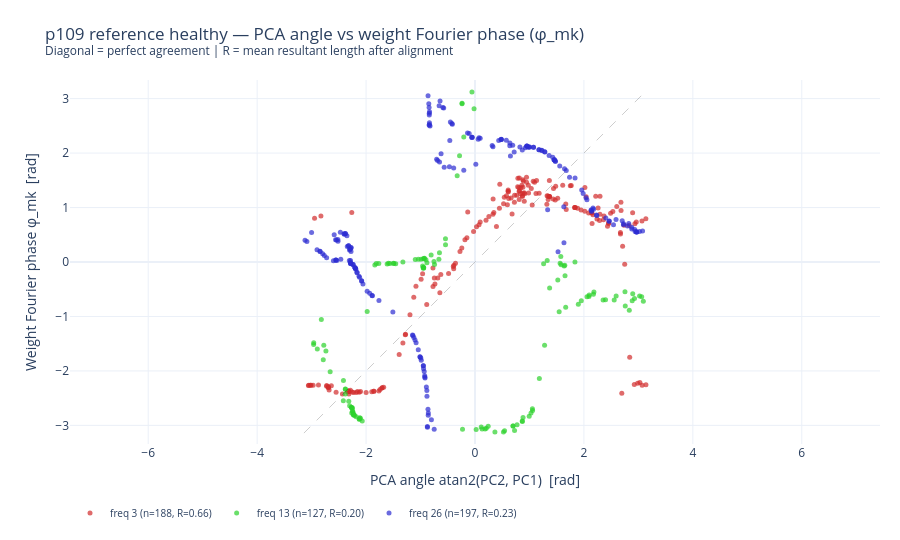
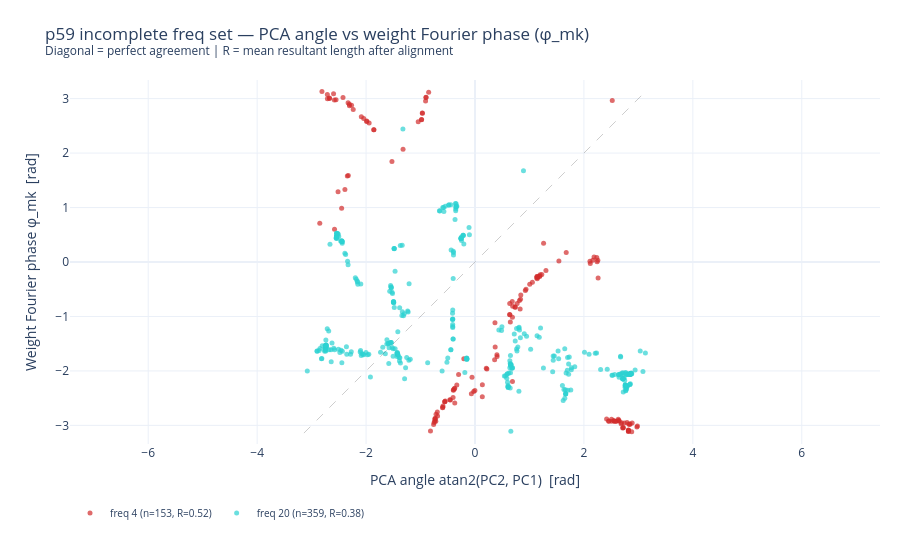
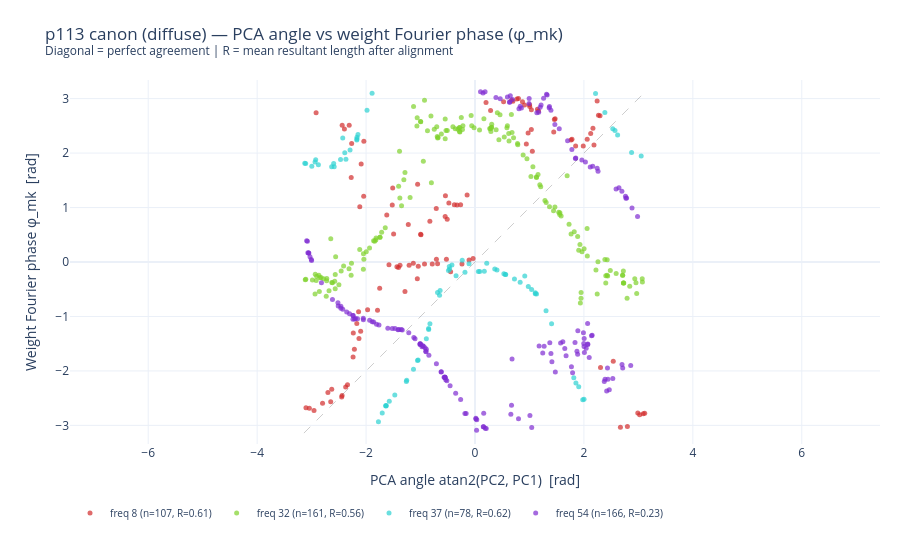
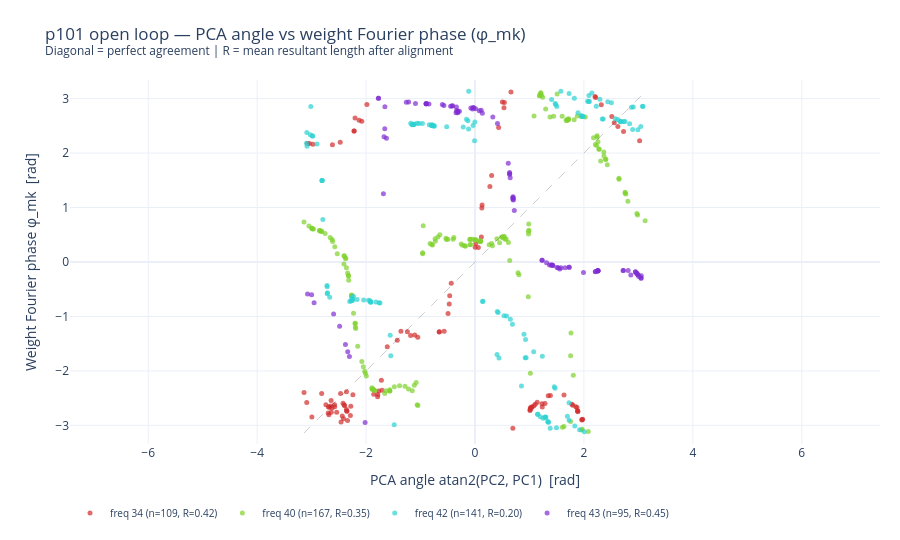

The cell these charts' notebook holds for them, in order:
### Markdown cell above
## Core comparison: PCA angle vs weight Fourier phase

For each frequency group: scatter of PCA angle (x) vs weight Fourier phase φ_mk (y).

A diagonal relationship (with possible rotation) → the two measurements agree.
Random scatter → the ring in W_in space is not aligned with the Fourier basis.

### Code cell
def render_phase_scatter(phases, label, min_weight_mag=0.0):
    """Scatter plot: PCA angle vs weight Fourier phase, all groups in one figure.

    Args:
        phases:         list of group-phase dicts from extract_group_phases
        label:          model label for title
        min_weight_mag: threshold on alpha_mk for including a neuron (filters
                        neurons with weak frequency sensitivity)
    """
    import colorsys

    n_groups = len(phases)
    fig = go.Figure()

    summary_rows = []

    for g_idx, gp in enumerate(phases):
        mask = gp["weight_mag"] >= min_weight_mag
        if mask.sum() < 2:
            continue

        pca_a = gp["pca_angle"][mask]
        wt_a = gp["weight_phase"][mask]

        delta, residuals, R = angular_residual_stats(pca_a, wt_a)
        summary_rows.append((gp["freq"], len(gp["members"]), mask.sum(), R, np.degrees(delta)))

        hue = g_idx / max(n_groups, 1)
        r, g, b = colorsys.hls_to_rgb(hue, 0.5, 0.65)
        color = f"rgba({int(r*255)},{int(g*255)},{int(b*255)},0.7)"

        fig.add_trace(go.Scatter(
            x=pca_a.tolist(),
            y=wt_a.tolist(),
            mode="markers",
            name=f"freq {gp['freq']} (n={mask.sum()}, R={R:.2f})",
            marker=dict(color=color, size=5),
            hovertemplate="PCA angle=%{x:.3f}<br>φ_mk=%{y:.3f}<extra></extra>",
        ))

    # Diagonal reference
    fig.add_trace(go.Scatter(
        x=[-np.pi, np.pi],
        y=[-np.pi, np.pi],
        mode="lines",
        line=dict(color="rgba(0,0,0,0.2)", width=1, dash="dash"),
        showlegend=False,
        hoverinfo="skip",
    ))

    fig.update_layout(
        title=f"{label} — PCA angle vs weight Fourier phase (φ_mk)<br>"
              "<sup>Diagonal = perfect agreement | R = mean resultant length after alignment</sup>",
        xaxis_title="PCA angle atan2(PC2, PC1)  [rad]",
        yaxis_title="Weight Fourier phase φ_mk  [rad]",
        xaxis=dict(range=[-np.pi - 0.2, np.pi + 0.2]),
        yaxis=dict(range=[-np.pi - 0.2, np.pi + 0.2], scaleanchor="x"),
        template="plotly_white",
        height=540,
        margin=dict(l=70, r=20, t=80, b=60),
        legend=dict(orientation="h", y=-0.15, font=dict(size=10)),
    )

    # Print summary
    print(f"\n{label}")
    print(f"  {'freq':>5}  {'n_grp':>6}  {'n_used':>6}  {'R':>6}  {'δ(deg)':>8}")
    for row in summary_rows:
        print(f"  {row[0]:>5}  {row[1]:>6}  {row[2]:>6}  {row[3]:>6.3f}  {row[4]:>8.1f}")

    return fig


for prime, seed, data_seed, label in MODELS:
    v = family.get_variant(prime=prime, seed=seed, data_seed=data_seed)
    data = load_phase_data(v)
    phases = [extract_group_phases(data, g) for g in range(len(data["group_freqs"]))]
    fig = render_phase_scatter(phases, label)
    fig.show()
    tag = f"p{prime}_s{seed}_ds{data_seed}"
    fig.write_image(str(EXPORT_DIR / f"{tag}_pca_vs_weight_phase.png"))

### Figure 1 — Plotly figure (JSON) as saved in the notebook; plotly's stock layout.template omitted (floating-point values rounded to 4 significant figures; data arrays with more than 128 entries replaced by an {"elided": "..."} marker saying what was removed)
{"data": [{"hovertemplate": "PCA angle=%{x:.3f}<br>φ_mk=%{y:.3f}<extra></extra>", "marker": {"color": "rgba(210,44,44,0.7)", "size": 5}, "mode": "markers", "name": "freq 3 (n=188, R=0.66)", "type": "scatter", "x": {"elided": "188 float values"}, "y": {"elided": "188 float values"}}, {"hovertemplate": "PCA angle=%{x:.3f}<br>φ_mk=%{y:.3f}<extra></extra>", "marker": {"color": "rgba(44,210,44,0.7)", "size": 5}, "mode": "markers", "name": "freq 13 (n=127, R=0.20)", "type": "scatter", "x": [0.1142, -0.8053, -2.38, 0.1853, -0.9297, -2.896, -2.269, -0.3272, -0.2063, -2.238, -0.2837, -1.589, -1.613, 1.182, -2.38, 3.022, -0.9503, -2.786, -0.5412, -2.25, 0.3657, 0.6985, 2.184, -0.9911, 1.053, -0.2295, -1.839, 2.754, 2.056, -1.04, 0.7264, -1.496, -0.9471, -0.9422, 1.637, 1.665, 0.2071, 2.886, 2.352, -2.18, 0.995, -2.244, -2.22, -2.255, 2.092, 0.6975, -0.9491, 1.835, -0.6629, -2.125, -2.737, 1.952, 1.057, -2.318, 1.26, 1.653, -2.963, 1.897, 2.833, 0.8679, 1.545, 0.8823, 1.581, -1.097, -2.659, 1.52, -2.416, -2.961, 0.13, -2.234, -0.9617, 3.091, 1.325, -0.9426, 2.759, -2.124, 3.061, -0.743, 2.174, -2.417, -0.01718, 1.37, 2.556, 0.8694, -0.2375, 1.278, -0.8825, -2.07, -1.813, 0.2422, -0.9316, -0.9005, 2.592, -0.7529, 0.5432, 0.5223, -2.104, -2.271, 1.029, -2.38, -1.324, 2.896, 1.649, -2.263, -0.05576, 1.575, -0.238, -2.253, -2.821, -1.562, 2.397, -1.766, -1.456, -2.302, 0.02145, 0.7723, -0.5421, 1.563, -2.212, -1.491, 2.097, 2.928, -2.116, -2.233, -0.6527, -1.98, -2.776], "y": [-3.027, 0.1287, -2.331, -3.066, 0.06801, -1.597, -2.672, 1.586, 2.296, -2.771, 1.952, -0.02297, -0.0371, -2.14, -2.422, -0.6244, 0.06053, -1.795, 0.3149, -2.739, -3.123, -3.011, -0.5522, 0.05059, -2.695, -3.069, -0.05487, -0.5459, -0.6378, 0.05243, -3.092, -0.02249, -0.09499, -0.1088, -0.07475, -0.8289, -3.051, -0.7118, -0.6958, -2.841, -2.83, -2.747, -2.804, -2.678, -0.6332, -3.011, -0.1135, 0.00221, 0.05207, -2.886, -1.636, -0.7119, -2.725, -2.555, -0.03367, -0.2507, -1.514, -0.7759, -0.8838, -2.921, -0.9142, -2.853, -0.0492, 0.04642, -2.015, -0.3286, -2.175, -1.481, -3.066, -2.802, -0.0719, -0.7225, 0.0266, -0.09975, -0.8089, -2.881, -0.6374, -0.04421, -0.5922, -2.549, 2.815, -0.4779, -0.6961, -2.926, 2.916, -1.53, -0.01372, -2.918, -0.02536, -3.016, 0.06645, 0.04145, -0.6231, 0.009958, -3.096, -3.12, -2.87, -2.666, -2.773, -2.337, 0.0008357, -0.5816, -0.05813, -2.774, 3.12, 0.1013, 2.904, -2.683, -1.055, -0.02814, -0.6919, -0.02652, -0.03004, -2.638, -3.076, -2.987, 0.4274, -0.0228, -2.824, -0.02649, -0.6057, -0.6682, -2.859, -2.805, 0.1699, -0.9098, -1.528]}, {"hovertemplate": "PCA angle=%{x:.3f}<br>φ_mk=%{y:.3f}<extra></extra>", "marker": {"color": "rgba(44,44,210,0.7)", "size": 5}, "mode": "markers", "name": "freq 26 (n=197, R=0.23)", "type": "scatter", "x": {"elided": "197 float values"}, "y": {"elided": "197 float values"}}, {"hoverinfo": "skip", "line": {"color": "rgba(0,0,0,0.2)", "dash": "dash", "width": 1}, "mode": "lines", "showlegend": false, "type": "scatter", "x": [-3.142, 3.142], "y": [-3.142, 3.142]}], "layout": {"height": 540, "legend": {"font": {"size": 10}, "orientation": "h", "y": -0.15}, "margin": {"b": 60, "l": 70, "r": 20, "t": 80}, "title": {"text": "p109 reference healthy — PCA angle vs weight Fourier phase (φ_mk)<br><sup>Diagonal = perfect agreement | R = mean resultant length after alignment</sup>"}, "xaxis": {"range": [-3.342, 3.342], "title": {"text": "PCA angle atan2(PC2, PC1)  [rad]"}}, "yaxis": {"range": [-3.342, 3.342], "scaleanchor": "x", "title": {"text": "Weight Fourier phase φ_mk  [rad]"}}}}

### Figure 2 — Plotly figure (JSON) as saved in the notebook; plotly's stock layout.template omitted (floating-point values rounded to 4 significant figures; data arrays with more than 128 entries replaced by an {"elided": "..."} marker saying what was removed)
{"data": [{"hovertemplate": "PCA angle=%{x:.3f}<br>φ_mk=%{y:.3f}<extra></extra>", "marker": {"color": "rgba(210,44,44,0.7)", "size": 5}, "mode": "markers", "name": "freq 4 (n=153, R=0.52)", "type": "scatter", "x": {"elided": "153 float values"}, "y": {"elided": "153 float values"}}, {"hovertemplate": "PCA angle=%{x:.3f}<br>φ_mk=%{y:.3f}<extra></extra>", "marker": {"color": "rgba(44,210,210,0.7)", "size": 5}, "mode": "markers", "name": "freq 20 (n=359, R=0.38)", "type": "scatter", "x": {"elided": "359 float values"}, "y": {"elided": "359 float values"}}, {"hoverinfo": "skip", "line": {"color": "rgba(0,0,0,0.2)", "dash": "dash", "width": 1}, "mode": "lines", "showlegend": false, "type": "scatter", "x": [-3.142, 3.142], "y": [-3.142, 3.142]}], "layout": {"height": 540, "legend": {"font": {"size": 10}, "orientation": "h", "y": -0.15}, "margin": {"b": 60, "l": 70, "r": 20, "t": 80}, "title": {"text": "p59 incomplete freq set — PCA angle vs weight Fourier phase (φ_mk)<br><sup>Diagonal = perfect agreement | R = mean resultant length after alignment</sup>"}, "xaxis": {"range": [-3.342, 3.342], "title": {"text": "PCA angle atan2(PC2, PC1)  [rad]"}}, "yaxis": {"range": [-3.342, 3.342], "scaleanchor": "x", "title": {"text": "Weight Fourier phase φ_mk  [rad]"}}}}

### Figure 3 — Plotly figure (JSON) as saved in the notebook; plotly's stock layout.template omitted (floating-point values rounded to 4 significant figures; data arrays with more than 128 entries replaced by an {"elided": "..."} marker saying what was removed)
{"data": [{"hovertemplate": "PCA angle=%{x:.3f}<br>φ_mk=%{y:.3f}<extra></extra>", "marker": {"color": "rgba(210,44,44,0.7)", "size": 5}, "mode": "markers", "name": "freq 8 (n=107, R=0.61)", "type": "scatter", "x": [-3.104, -1.511, 1.848, -0.1085, -0.5248, 2.166, -1.053, -0.1447, -1.133, -2.115, -1.377, -2.09, 0.9097, 1.445, -1.62, 1.002, 0.2024, -0.33, 0.6953, 1.764, -2.398, -0.9918, -2.041, -2.7, -0.8287, 2.124, -0.5428, 2.67, -2.137, -2.956, -0.5103, 0.9749, 2.184, -0.9267, -2.17, 1.034, -1.494, -1.404, -1.79, -0.4477, -2.799, 1.147, 2.296, -0.03515, 0.6695, -2.044, 1.005, 2.06, -0.548, 1.458, -2.341, -2.63, 1.987, -2.239, -2.649, 0.7976, 2.798, 1.035, 0.8716, 3.116, -1.286, -0.9988, -2.44, 0.5248, -1.225, -0.264, -2.439, -2.13, -0.6869, -2.31, -2.273, -2.918, 0.9424, 1.167, -2.215, 2.267, 1.781, 2.304, -1.21, -2.375, -0.3796, -1.434, 2.989, -1.579, -2.234, -1.972, -1.059, -0.7112, 1.053, -2.099, 3.088, -0.7845, 2.539, -3.041, -1.75, 0.7688, -0.48, -0.7084, -1.041, 0.2863, -1.519, 1.471, -2.448, 3.023, -0.2389, 2.242, -2.265], "y": [-2.674, 1.357, 2.128, 0.03464, 0.05079, 2.455, 1.43, 1.231, -0.02398, 1.016, -0.06145, 1.801, 2.882, 2.385, 0.8627, 2.886, 2.93, 1.047, 2.952, 2.241, 2.441, 0.5018, 2.216, -2.394, 0.7484, 2.36, 1.217, -3.033, -0.9113, -2.727, 0.7837, 2.371, 2.148, -0.03841, -1.128, 2.43, 0.5128, -0.1028, -0.8872, -0.1792, -2.594, 2.804, 2.683, 0.06458, 2.97, 1.208, 2.854, 2.254, 0.8373, 2.614, -2.255, -2.334, 2.131, -1.745, -2.567, 3.001, -3.021, 2.794, 2.942, -2.776, -0.5395, 0.5108, -2.45, 2.942, 0.6897, 1.05, 2.509, -1.402, -0.03359, 2.512, 1.552, 2.739, 2.167, 2.771, -1.603, 2.696, 2.255, -1.937, -0.05838, -2.297, 1.05, -0.08547, -2.773, -0.0488, -1.303, -0.8785, -0.3077, 0.9821, 2.033, -1.27, -2.786, -0.03773, -1.823, -2.686, -0.4827, 2.992, 1.082, 0.04968, -0.07604, 2.779, 1.047, 2.63, -2.477, -2.806, -0.03856, 2.958, 2.176]}, {"hovertemplate": "PCA angle=%{x:.3f}<br>φ_mk=%{y:.3f}<extra></extra>", "marker": {"color": "rgba(127,210,44,0.7)", "size": 5}, "mode": "markers", "name": "freq 32 (n=161, R=0.56)", "type": "scatter", "x": {"elided": "161 float values"}, "y": {"elided": "161 float values"}}, {"hovertemplate": "PCA angle=%{x:.3f}<br>φ_mk=%{y:.3f}<extra></extra>", "marker": {"color": "rgba(44,210,210,0.7)", "size": 5}, "mode": "markers", "name": "freq 37 (n=78, R=0.62)", "type": "scatter", "x": [0.3629, -0.1097, -1.055, -2.876, -2.632, -0.3477, 2.619, 1.305, 2.57, -2.586, 1.406, -1.254, 0.5638, -2.925, 2.384, -0.8495, -1.89, 2.53, -0.6882, 1.039, 1.853, -1.631, -1.129, 1.814, -1.773, -0.4235, 2.213, 3.051, 0.9787, 0.5563, -1.634, 1.107, 1.904, -2.595, -2.37, -2.148, -0.6406, -2.937, 0.08675, -2.996, -0.2344, -2.428, 0.4034, -1.982, -3.109, 1.107, -0.651, 0.5302, 0.2155, -1.574, -1.703, 0.171, -2.294, -1.473, 0.7246, -1.641, 0.8289, -2.391, -0.8937, -0.4655, -0.4873, 1.978, -0.8276, -2.469, -0.8525, 2.002, -0.4718, -2.17, 1.129, -0.1841, -1.261, 2.875, -2.166, 0.06175, 0.9135, -3.125, -1.044, -2.168], "y": [-0.1281, -0.03196, -1.808, 1.786, 1.749, -0.2517, 2.333, -0.8952, 2.415, 1.75, -1.135, -2.17, -0.2282, 1.877, 2.745, -1.241, 3.098, 2.447, -0.5617, -0.5042, -2.224, -2.633, -1.969, -2.126, -2.932, -0.05479, 3.095, 1.944, -0.4511, -0.2306, -2.642, -0.5655, -2.291, 1.809, 1.887, 2.342, -0.5239, 1.836, -0.1764, 1.757, 0.03182, 2.277, -0.1475, 2.787, 1.808, -0.5819, -0.6123, -0.2149, -0.02337, -2.557, -2.771, -0.1697, 2.055, -2.441, -0.3114, -2.637, -0.3717, 2.004, -1.411, -0.1269, -0.155, -2.528, -1.132, 1.881, -1.219, -2.519, -0.08249, 2.241, -0.5885, -0.1863, -2.195, 2.012, 2.291, -0.1746, -0.2559, 1.814, -1.798, 2.26]}, {"hovertemplate": "PCA angle=%{x:.3f}<br>φ_mk=%{y:.3f}<extra></extra>", "marker": {"color": "rgba(127,44,210,0.7)", "size": 5}, "mode": "markers", "name": "freq 54 (n=166, R=0.23)", "type": "scatter", "x": {"elided": "166 float values"}, "y": {"elided": "166 float values"}}, {"hoverinfo": "skip", "line": {"color": "rgba(0,0,0,0.2)", "dash": "dash", "width": 1}, "mode": "lines", "showlegend": false, "type": "scatter", "x": [-3.142, 3.142], "y": [-3.142, 3.142]}], "layout": {"height": 540, "legend": {"font": {"size": 10}, "orientation": "h", "y": -0.15}, "margin": {"b": 60, "l": 70, "r": 20, "t": 80}, "title": {"text": "p113 canon (diffuse) — PCA angle vs weight Fourier phase (φ_mk)<br><sup>Diagonal = perfect agreement | R = mean resultant length after alignment</sup>"}, "xaxis": {"range": [-3.342, 3.342], "title": {"text": "PCA angle atan2(PC2, PC1)  [rad]"}}, "yaxis": {"range": [-3.342, 3.342], "scaleanchor": "x", "title": {"text": "Weight Fourier phase φ_mk  [rad]"}}}}

### Figure 4 — Plotly figure (JSON) as saved in the notebook; plotly's stock layout.template omitted (floating-point values rounded to 4 significant figures; data arrays with more than 128 entries replaced by an {"elided": "..."} marker saying what was removed)
{"data": [{"hovertemplate": "PCA angle=%{x:.3f}<br>φ_mk=%{y:.3f}<extra></extra>", "marker": {"color": "rgba(210,44,44,0.7)", "size": 5}, "mode": "markers", "name": "freq 34 (n=109, R=0.42)", "type": "scatter", "x": [-1.719, 1.977, 1.886, 1.23, -1.051, -2.288, -2.576, 3.022, -2.403, -2.618, 0.4338, 2.512, -2.437, 1.017, -2.36, 1.016, 2.319, 1.047, -3.139, 1.385, -1.788, -2.468, 0.6947, 0.5028, 1.107, -1.241, -2.683, 1.884, -2.219, 0.1307, 1.009, -2.642, -0.6565, 1.235, -0.6562, 1.142, 0.5393, 0.3054, 0.2735, 2.203, -2.695, 1.039, -2.361, -0.4732, -2.815, -2.975, -2.351, -2.579, -2.995, 1.779, -2.738, -1.985, -1.36, 0.003464, 1.081, 1.013, -1.107, -0.5665, -2.392, -1.785, -0.495, -1.611, -2.539, -2.28, 0.06103, 0.1168, -2.639, -1.707, 1.853, 1.963, -2.671, 2.727, -2.355, 0.6601, -2.34, -2.459, -3.04, -2.475, 1.963, -0.4646, 2.216, 0.01415, 1.887, 2.557, -2.625, 2.623, -2.221, -3.089, -2.079, -2.128, 1.286, -1.768, -1.182, -2.422, 1.635, 1.794, -1.859, 1.345, -1.427, 1.872, -2.414, -0.4363, -2.653, -3.077, -2.242, 0.532, -2.202, 0.1253, -2.692], "y": [-2.17, -2.887, -2.741, -2.605, -1.38, -2.819, -2.659, 2.225, -2.628, 2.151, 2.47, 2.673, -2.83, -2.678, -2.381, -2.696, 2.886, -2.666, -2.397, -2.449, -2.472, -2.412, -3.052, 2.936, -2.614, -1.283, -2.806, -2.731, 2.405, 1.048, -2.726, -2.542, -1.285, -2.663, -1.281, -2.575, 2.927, 1.587, 1.386, 3.039, -2.773, -2.665, -2.709, -0.769, -2.412, 2.163, -2.74, -2.621, -2.845, -2.612, -2.621, 2.892, -1.27, 0.2708, -2.639, -2.712, -1.339, -1.272, -2.64, -2.432, -0.9457, -1.557, -2.757, -2.649, 0.2662, 0.461, -2.759, -2.356, -2.659, -2.892, -2.668, 2.396, -2.735, 3.123, -2.912, -2.938, 2.175, 2.198, -2.901, -0.621, 3.02, 0.3407, -2.743, 2.555, -2.681, 2.49, 2.404, -2.581, 2.586, 2.605, -2.598, -2.371, -1.348, -2.592, -2.444, -2.628, -2.427, -2.457, -1.435, -2.674, -2.878, -0.3882, -2.644, 2.178, -2.438, 2.831, 2.644, 0.9892, -2.661]}, {"hovertemplate": "PCA angle=%{x:.3f}<br>φ_mk=%{y:.3f}<extra></extra>", "marker": {"color": "rgba(127,210,44,0.7)", "size": 5}, "mode": "markers", "name": "freq 40 (n=167, R=0.35)", "type": "scatter", "x": {"elided": "167 float values"}, "y": {"elided": "167 float values"}}, {"hovertemplate": "PCA angle=%{x:.3f}<br>φ_mk=%{y:.3f}<extra></extra>", "marker": {"color": "rgba(44,210,210,0.7)", "size": 5}, "mode": "markers", "name": "freq 42 (n=141, R=0.20)", "type": "scatter", "x": {"elided": "141 float values"}, "y": {"elided": "141 float values"}}, {"hovertemplate": "PCA angle=%{x:.3f}<br>φ_mk=%{y:.3f}<extra></extra>", "marker": {"color": "rgba(127,44,210,0.7)", "size": 5}, "mode": "markers", "name": "freq 43 (n=95, R=0.45)", "type": "scatter", "x": [-0.8958, -0.3205, -0.5711, -0.896, 1.526, -1.093, 2.256, -0.0226, -0.8959, 2.812, -0.3385, 0.6987, 1.417, 1.578, 2.256, 1.505, 1.369, 1.232, -0.3137, -2.954, -0.3413, 0.6353, 1.399, -1.682, -0.8966, 2.971, 2.256, -0.04547, -1.261, 0.7045, 2.256, -0.4478, 2.991, 0.6358, -0.5992, -0.4116, -1.625, -1.772, 1.43, 2.723, -2.306, 2.969, -0.8449, 0.6971, 0.1351, 1.73, -2.597, -0.42, 1.727, 0.6456, -0.2866, -1.218, 0.1137, 1.232, 0.6108, -1.657, 0.07843, -2.999, 3.053, 0.01115, 0.3276, 0.7216, 0.6355, -1.671, -3.074, -2.486, 2.212, 3.051, 1.314, 1.556, 2.861, -0.03544, 1.992, 1.422, 1.653, 0.6966, -2.379, -1.772, 0.4125, 3.046, -2.018, -1.654, 2.72, 2.947, -0.07595, 2.256, 2.944, -0.3487, -2.337, 0.6979, 2.21, 2.255, -0.3171, 2.99, 3.006], "y": [2.904, 2.755, 2.873, 2.904, -0.1077, 2.909, -0.1626, 2.831, 2.905, -0.1562, 2.781, 1.179, -0.05557, -0.1072, -0.1618, -0.1006, -0.05299, 0.03373, 2.768, -0.7462, 2.844, 1.641, -0.05338, 1.251, 2.904, -0.206, -0.1616, 2.808, 2.932, 1.14, -0.1616, 2.86, -0.236, 1.62, 2.892, 2.868, 2.272, 3.008, -0.06372, -0.1582, -1.737, -0.2076, 2.899, 1.175, 2.731, -0.09597, -0.9549, 2.864, -0.09411, 1.546, 2.766, 2.938, 2.784, 0.03319, 1.814, 2.448, 2.776, -0.603, -0.253, 2.816, 2.662, 0.9461, 1.61, 2.302, -0.5891, -1.178, -0.1748, -0.2995, -0.01571, -0.1275, -0.2389, 2.836, -0.1921, -0.05973, -0.1043, 1.153, -1.513, 3.005, 2.542, -0.2932, -2.947, 2.85, -0.1581, -0.178, 2.829, -0.1628, -0.1833, 2.74, -1.646, 1.196, -0.1791, -0.1645, 2.74, -0.2327, -0.2648]}, {"hoverinfo": "skip", "line": {"color": "rgba(0,0,0,0.2)", "dash": "dash", "width": 1}, "mode": "lines", "showlegend": false, "type": "scatter", "x": [-3.142, 3.142], "y": [-3.142, 3.142]}], "layout": {"height": 540, "legend": {"font": {"size": 10}, "orientation": "h", "y": -0.15}, "margin": {"b": 60, "l": 70, "r": 20, "t": 80}, "title": {"text": "p101 open loop — PCA angle vs weight Fourier phase (φ_mk)<br><sup>Diagonal = perfect agreement | R = mean resultant length after alignment</sup>"}, "xaxis": {"range": [-3.342, 3.342], "title": {"text": "PCA angle atan2(PC2, PC1)  [rad]"}}, "yaxis": {"range": [-3.342, 3.342], "scaleanchor": "x", "title": {"text": "Weight Fourier phase φ_mk  [rad]"}}}}
